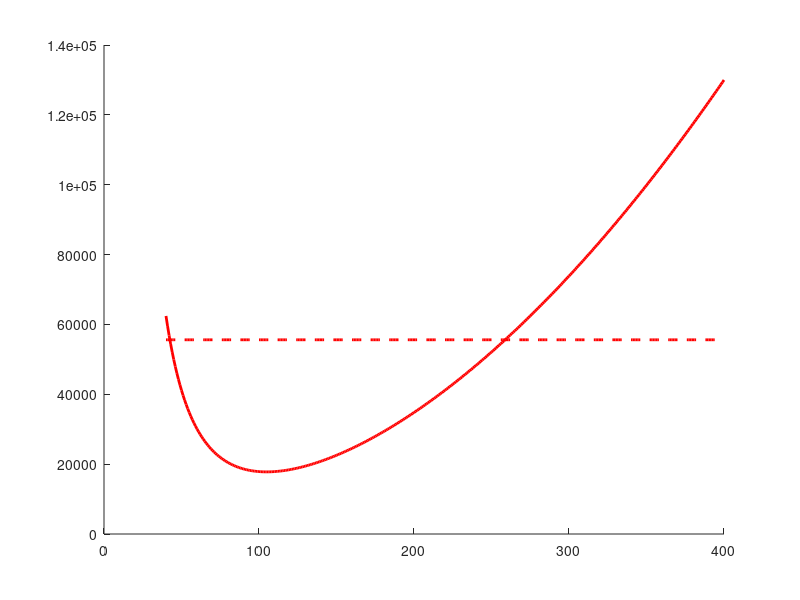

MATLAB code for this plot: (Note: this script raises an error after producing the figure.)
%Trabalho Final - Desempenho
%Parte 2 - Envelope de voo em cruzeiro
%Exercício 3B: Comparação com Nível do Mar (SL) e FL450 (45000ft ou 13716m)

%% Modelo da Aeronave
m = 33100; %massa total (kg)
S = 88; %Área da asa (m^2)
CL_max = 2.0; %Coeficiente de sustentação máx. p/ flapes recolhidos
g = 9.81; %gravidade (m/s^2)

%% Cálculos dos demais dados
% Peso (N)
W = m * g;

% Densidade do ar para as 3 altitudes (kg/m³)
altitudes = [0, 3048, 13716];% Nível do mar = 0; 10.000 ft = 3.048m e 45000ft = 13716m.
rho = 1.225 * exp(-altitudes / 8500);
%confirmar rho, dito que achei a fórmula por pesquisa na internet kkkkkkkkk

% Arrasto parasita
CD0 = 0.015; %Para flapes Recolhidos: CD = CD0 + k(CL)^2 (p nossa aeronave: CD = 0.015 + 0.05CL^2)
%slide nº 6 (Aula: Envelopes de Voo)

% Coeficiente de arrasto induzido
k = 0.05; %Para flapes Recolhidos: CD = CD0 + k(CL)^2 (p nossa aeronave: CD = 0.015 + 0.05CL^2)
%slide nº 6 (Aula: Envelopes de Voo)

% Velocidades de teste (m/s)
V = 40:1:400; % Ampliada para cobrir FL450

%% Plot
% Cores para cada altitude
colors = ['r', 'g', 'b'];

figure; hold on;

%% Loop para cada altitude
for i = 1:length(altitudes)
    % Tração disponível (manete 100%)
    T_available = 2 * ( (rho(i)/1.225).^(0.6) * 27800 ); %slide nº 11 (Aula: Envelopes de Voo)
    
    % Tração requerida (Arrasto):

    % Coeficiente de sustentação (CL)
    CL = (2 * W) ./ (rho(i) .* S .* V.^2); %slide nº 5 (Aula: Envelopes de Voo)

    % Coeficiente de arrasto (CD)
    CD = CD0 + k * CL.^2; %slide nº 6 (Aula: Envelopes de Voo)

    % Tração requerida (Arrasto Parabólico)
    D = 0.5 * rho(i) * V.^2 * S .* CD; %slide nº 6 (Aula: Envelopes de Voo)
    
    % Plot das curvas de tração
    plot(V, D, 'Color', colors(i), 'LineWidth', 2, ...
         'DisplayName', ['Tração Req. @ ' num2str(altitudes(i)/1000) ' m']);
    plot(V, T_available * ones(size(V)), '--', 'Color', colors(i), 'LineWidth', 2, ...
         'DisplayName', ['Tração Disp. @ ' num2str(altitudes(i)/1000) ' m']);
    
    % Linha de estol com legenda
    V_stall = sqrt(2 * W / (rho(i) * S * CL_max));
    xline(V_stall, '--', 'Color', colors(i), ...
        'DisplayName', ['Estol (' num2str(altitudes(i)/1000) ' m)']);
end

% Limite de velocidade máxima (Vmo)
%Vmo = 890 / 3.6; % 890 km/h -> m/s
%xline(Vmo, 'k--', 'LineWidth', 1.5, 'DisplayName', 'V_{mo}');

% Ajustes do gráfico
xlabel('Velocidade (m/s)');
ylabel('Tração (N)');
title('Tração vs. Velocidade em Diferentes Altitudes');
legend('Location', 'northeast');
grid on;
